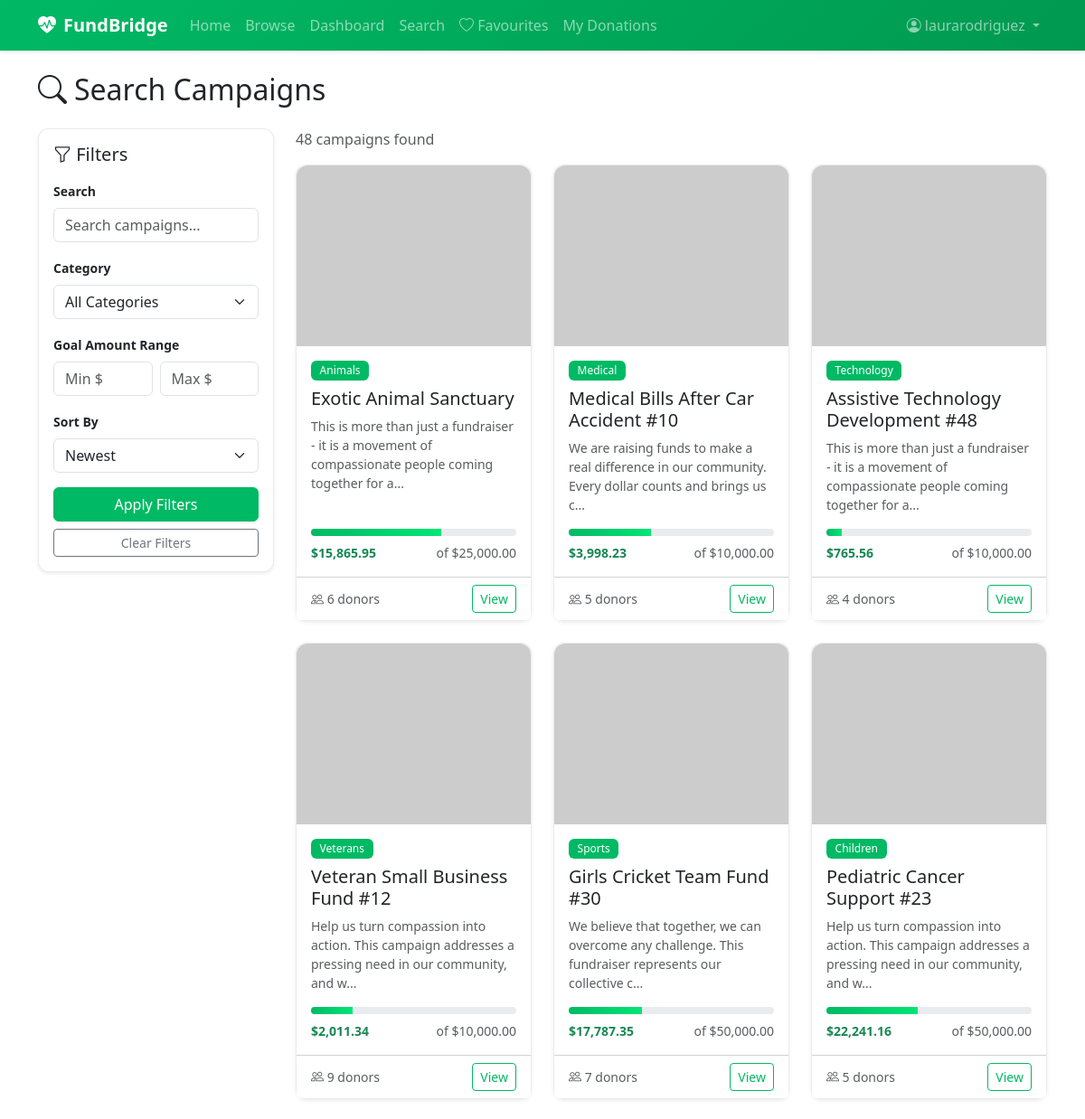
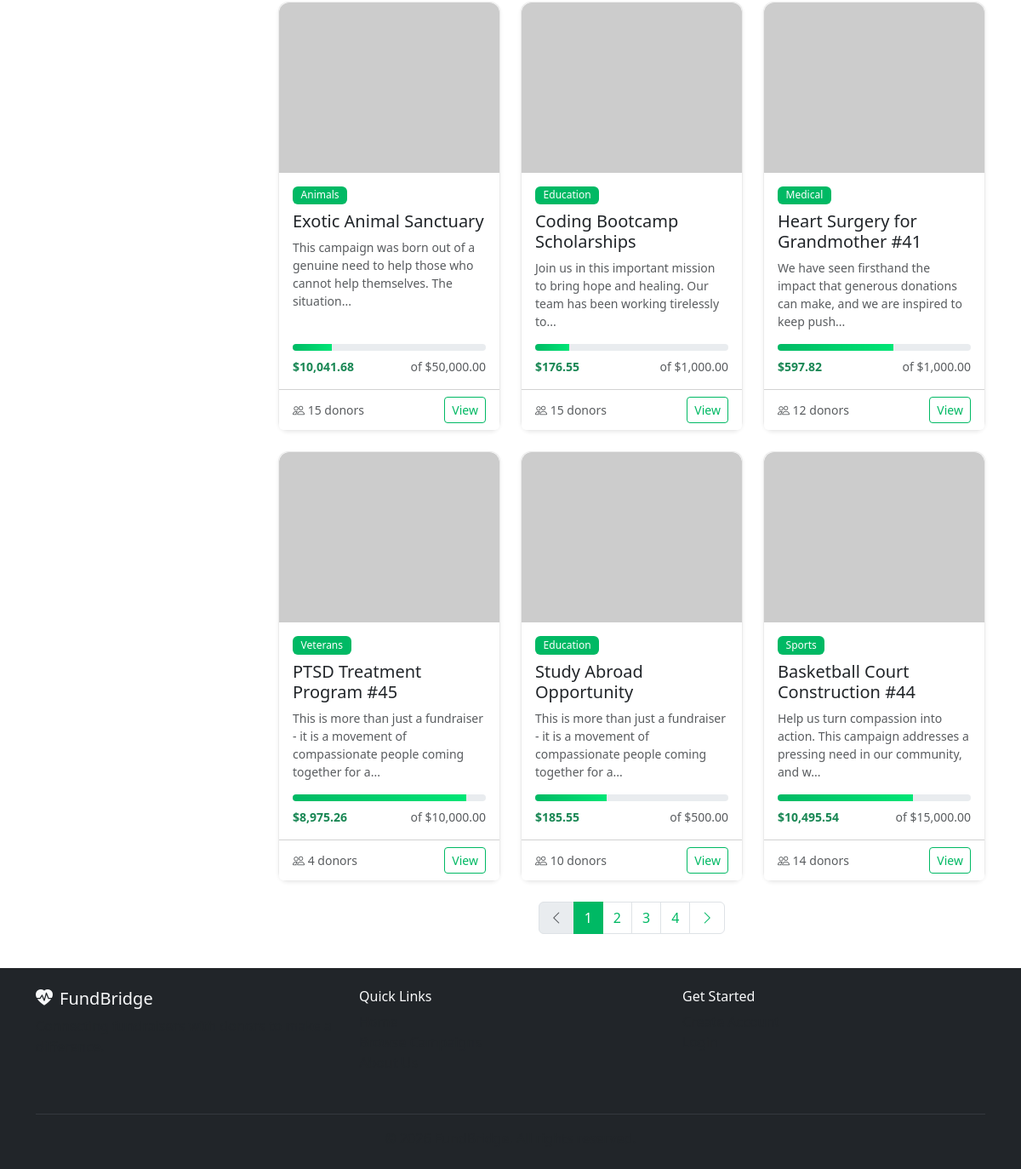
The page /donee/search (signed in) on the database its author committed (2 pictures, top to bottom).
### app/models/user.py (models this page shows, shortened)
class User(db.Model, UserMixin):
    __tablename__ = 'users'
    id = db.Column(db.Integer, primary_key=True)
    email = db.Column(db.String(120), unique=True, nullable=False, index=True)
    username = db.Column(db.String(80), unique=True, nullable=False, index=True)
    password_hash = db.Column(db.String(256), nullable=False)
    role = db.Column(db.String(20), nullable=False)  # admin, fundraiser, donee, platform
    first_name = db.Column(db.String(50), nullable=False)
    last_name = db.Column(db.String(50), nullable=False)
    phone = db.Column(db.String(20), nullable=True)
    profile_image = db.Column(db.String(256), default='default_avatar.png')
    bio = db.Column(db.Text, nullable=True)
    is_active = db.Column(db.Boolean, default=True)
    is_suspended = db.Column(db.Boolean, default=False)
    created_at = db.Column(db.DateTime, default=datetime.utcnow)
    updated_at = db.Column(db.DateTime, default=datetime.utcnow, onupdate=datetime.utcnow)
    fundraising_activities = db.relationship('FundraisingActivity', backref='fundraiser', lazy='dynamic')
    donations = db.relationship('Donation', backref='donee', lazy='dynamic')
    favourites = db.relationship('Favourite', backref='donee_user', lazy='dynamic')
    reports = db.relationship('Report', backref='generated_by_user', lazy='dynamic')

### app/models/fundraising.py (models this page shows, shortened)
class FundraisingActivity(db.Model):
    __tablename__ = 'fundraising_activities'
    id = db.Column(db.Integer, primary_key=True)
    title = db.Column(db.String(200), nullable=False)
    description = db.Column(db.Text, nullable=False)
    goal_amount = db.Column(db.Float, nullable=False)
    current_amount = db.Column(db.Float, default=0.0)
    status = db.Column(db.String(20), default='draft')  # draft, active, paused, completed, cancelled
    start_date = db.Column(db.DateTime, nullable=True)
    end_date = db.Column(db.DateTime, nullable=True)
    view_count = db.Column(db.Integer, default=0)
    shortlist_count = db.Column(db.Integer, default=0)
    created_at = db.Column(db.DateTime, default=datetime.utcnow)
    updated_at = db.Column(db.DateTime, default=datetime.utcnow, onupdate=datetime.utcnow)
    fundraiser_id = db.Column(db.Integer, db.ForeignKey('users.id'), nullable=False)
    category_id = db.Column(db.Integer, db.ForeignKey('categories.id'), nullable=False)
    images = db.relationship('FSAImage', backref='fsa', lazy='dynamic', cascade='all, delete-orphan')
    donations = db.relationship('Donation', backref='fsa', lazy='dynamic')
    favourites = db.relationship('Favourite', backref='fsa', lazy='dynamic', cascade='all, delete-orphan')
    @property
    def progress_percentage(self):
        if self.goal_amount == 0:
            return 0
        return min(round((self.current_amount / self.goal_amount) * 100, 1), 100)
    @property
    def donor_count(self):
        return self.donations.count()
    @property
    def primary_image(self):
        img = self.images.filter_by(is_primary=True).first()
        if img:
            return img.filename
        img = self.images.first()
        return img.filename if img else 'default_fsa.png'

### app/models/category.py (models this page shows, shortened)
class Category(db.Model):
    __tablename__ = 'categories'
    id = db.Column(db.Integer, primary_key=True)
    name = db.Column(db.String(100), unique=True, nullable=False)
    description = db.Column(db.Text, nullable=True)
    icon = db.Column(db.String(50), default='bi-heart')
    is_active = db.Column(db.Boolean, default=True)
    created_at = db.Column(db.DateTime, default=datetime.utcnow)
    fundraising_activities = db.relationship('FundraisingActivity', backref='category', lazy='dynamic')

### app/views/donee.py (the view)
@donee_bp.route('/search')
@role_required('donee')
def search():
    page = request.args.get('page', 1, type=int)
    query = request.args.get('q', '')
    category_id = request.args.get('category_id', '')
    min_amount = request.args.get('min_amount', '')
    max_amount = request.args.get('max_amount', '')
    sort_by = request.args.get('sort_by', 'created_at')
    sort_order = request.args.get('sort_order', 'desc')
    fsas = search_controller.search_fsas(
        query=query, category_id=category_id,
        min_amount=min_amount, max_amount=max_amount,
        sort_by=sort_by, sort_order=sort_order, page=page
    )
    filter_options = search_controller.get_filter_options()
    return render_template('donee/search.html', fsas=fsas, filter_options=filter_options,
                           query=query, category_id=category_id, min_amount=min_amount,
                           max_amount=max_amount, sort_by=sort_by, sort_order=sort_order)

### app/controllers/search_controller.py (called while the page is built)
    def get_filter_options(self):
        categories = Category.query.filter_by(is_active=True).order_by(Category.name).all()
        return {
            'categories': categories
        }

### app/templates/donee/search.html (shortened to what this page needs)
{% extends 'base.html' %}
{% block content %}
<div class="container py-4">
    <h2 class="mb-4"><i class="bi bi-search me-2"></i>Search Campaigns</h2>
    <div class="row">
        <div class="col-md-3 mb-4">
            {% include 'components/_search_filters.html' %}
        </div>
        <div class="col-md-9">
            <div class="d-flex justify-content-between align-items-center mb-3">
                <span class="text-muted">{{ fsas.total }} campaign{{ 's' if fsas.total != 1 }} found</span>
            </div>
            {% if fsas.items %}
                <div class="row g-4">
                    {% for fsa in fsas.items %}
                    <div class="col-md-6 col-lg-4">
                        {% set detail_url = url_for('donee.fsa_detail', id=fsa.id) %}
                        {% include 'components/_fsa_card.html' %}
                    </div>
                    {% endfor %}
                </div>
                {% set pagination = fsas %}
                {% include 'components/_pagination.html' %}
            {% else %}
                <div class="text-center py-5">
                    <i class="bi bi-inbox display-1 text-muted"></i>
                    <h4 class="text-muted mt-3">No campaigns found</h4>
                    <p class="text-muted">Try adjusting your filters.</p>
                </div>
            {% endif %}
        </div>
    </div>
</div>
{% endblock %}

### app/templates/components/_navbar.html (shortened to what this page needs)
<nav class="navbar navbar-expand-lg navbar-dark bg-primary sticky-top shadow-sm">
    <div class="container">
        <a class="navbar-brand fw-bold" href="{{ url_for('main.home') }}">
            <i class="bi bi-heart-pulse-fill me-2"></i>FundBridge
        </a>
        <div class="collapse navbar-collapse" id="navbarNav">
            <ul class="navbar-nav me-auto">
                <li class="nav-item">
                    <a class="nav-link" href="{{ url_for('main.home') }}">Home</a>
                </li>
                <li class="nav-item">
                    <a class="nav-link" href="{{ url_for('main.browse') }}">Browse</a>
                </li>
                {% if current_user.is_authenticated %}
                    {% if current_user.role == 'admin' %}
                        <li class="nav-item">
                            <a class="nav-link" href="{{ url_for('admin.dashboard') }}">Dashboard</a>
                        </li>
                        <li class="nav-item">
                            <a class="nav-link" href="{{ url_for('admin.user_list') }}">Manage Users</a>
                        </li>
                    {% elif current_user.role == 'donee' %}
                        <li class="nav-item">
                            <a class="nav-link" href="{{ url_for('donee.dashboard') }}">Dashboard</a>
                        </li>
                        <li class="nav-item">
                            <a class="nav-link" href="{{ url_for('donee.search') }}">Search</a>
                        </li>
                        <li class="nav-item">
                            <a class="nav-link" href="{{ url_for('donee.favourites') }}">
                                <i class="bi bi-heart"></i> Favourites
                            </a>
                        </li>
                        <li class="nav-item">
                            <a class="nav-link" href="{{ url_for('donee.donation_history') }}">My Donations</a>
                        </li>
                    {% endif %}
                {% endif %}
            </ul>
            <ul class="navbar-nav">
                {% if current_user.is_authenticated %}
                    <li class="nav-item dropdown">
                        <a class="nav-link dropdown-toggle" href="#" role="button" data-bs-toggle="dropdown">
                            <i class="bi bi-person-circle me-1"></i>{{ current_user.username }}
                        </a>
                    </li>
                {% endif %}
            </ul>
        </div>
    </div>
</nav>

### app/templates/components/_fsa_card.html
<div class="card h-100 shadow-sm fsa-card">
    <img src="{{ url_for('static', filename=fsa.primary_image) }}" class="card-img-top" alt="{{ fsa.title }}"
         style="height: 200px; object-fit: cover;"
         onerror="this.src='https://placehold.co/400x200/e8f5e9/2e7d32?text=FundBridge'">
    <div class="card-body d-flex flex-column">
        <span class="badge bg-primary mb-2 align-self-start">{{ fsa.category.name }}</span>
        <h5 class="card-title">{{ fsa.title }}</h5>
        <p class="card-text text-muted small">{{ fsa.description[:100] }}{% if fsa.description|length > 100 %}...{% endif %}</p>
        <div class="mt-auto">
            <div class="progress mb-2" style="height: 8px;">
                <div class="progress-bar bg-success" role="progressbar"
                     style="width: {{ fsa.progress_percentage }}%"
                     aria-valuenow="{{ fsa.progress_percentage }}" aria-valuemin="0" aria-valuemax="100">
                </div>
            </div>
            <div class="d-flex justify-content-between small">
                <span class="fw-bold text-success">{{ fsa.current_amount|currency }}</span>
                <span class="text-muted">of {{ fsa.goal_amount|currency }}</span>
            </div>
        </div>
    </div>
    <div class="card-footer bg-white d-flex justify-content-between align-items-center">
        <small class="text-muted"><i class="bi bi-people"></i> {{ fsa.donor_count }} donors</small>
        <a href="{{ detail_url or url_for('main.fsa_detail', id=fsa.id) }}" class="btn btn-sm btn-outline-primary">View</a>
    </div>
</div>

### app/static/css/style.css (style rules this page uses)
:root { --fb-primary: #00b964; --fb-primary-dark: #009950; --fb-dark: #1a1a2e; --fb-light: #f8f9fa; }
.bg-primary { background-color: var(--fb-primary) !important; }
.btn-outline-primary { color: var(--fb-primary); border-color: var(--fb-primary); }
.badge.bg-primary { background-color: var(--fb-primary) !important; }
.navbar.bg-primary { background: linear-gradient(135deg, var(--fb-primary) 0%, var(--fb-primary-dark) 100%) !important; }
.fsa-card { transition: transform 0.2s ease, box-shadow 0.2s ease; border: none; }
.card { border-radius: 12px; border: 1px solid rgba(0, 0, 0, 0.08); }
.card-img-top { border-radius: 12px 12px 0 0; }
.progress { border-radius: 10px; background-color: #e9ecef; }
.progress-bar.bg-success { background: linear-gradient(90deg, var(--fb-primary) 0%, #00e676 100%) !important; }
.badge { font-weight: 500; padding: 0.4em 0.8em; }
.sticky-top { z-index: 100; }

### rows shown on the page
User: username "laurarodriguez"
FundraisingActivity: category.name "Animals", title "Exotic Animal Sanctuary", description "This is more than just a fundraiser - it is a movement of compassionate people coming together for a", current_amount "$15,865.95", goal_amount "$25,000.00", donor_count "6"
FundraisingActivity: category.name "Medical", title "Medical Bills After Car Accident #10", description "We are raising funds to make a real difference in our community. Every dollar counts and brings us c", current_amount "$3,998.23", goal_amount "$10,000.00", donor_count "5"
FundraisingActivity: category.name "Technology", title "Assistive Technology Development #48", description "This is more than just a fundraiser - it is a movement of compassionate people coming together for a", current_amount "$765.56", goal_amount "$10,000.00", donor_count "4"
FundraisingActivity: category.name "Veterans", title "Veteran Small Business Fund #12", description "Help us turn compassion into action. This campaign addresses a pressing need in our community, and w", current_amount "$2,011.34", goal_amount "$10,000.00", donor_count "9"
FundraisingActivity: category.name "Sports", title "Girls Cricket Team Fund #30", description "We believe that together, we can overcome any challenge. This fundraiser represents our collective c", current_amount "$17,787.35", goal_amount "$50,000.00", donor_count "7"
FundraisingActivity: category.name "Children", title "Pediatric Cancer Support #23", description "Help us turn compassion into action. This campaign addresses a pressing need in our community, and w", current_amount "$22,241.16", goal_amount "$50,000.00", donor_count "5"
FundraisingActivity: category.name "Animals", title "Exotic Animal Sanctuary", description "This campaign was born out of a genuine need to help those who cannot help themselves. The situation", current_amount "$10,041.68", goal_amount "$50,000.00", donor_count "15"
FundraisingActivity: category.name "Education", title "Coding Bootcamp Scholarships", description "Join us in this important mission to bring hope and healing. Our team has been working tirelessly to", current_amount "$176.55", goal_amount "$1,000.00", donor_count "15"
FundraisingActivity: category.name "Medical", title "Heart Surgery for Grandmother #41", description "We have seen firsthand the impact that generous donations can make, and we are inspired to keep push", current_amount "$597.82", goal_amount "$1,000.00", donor_count "12"
FundraisingActivity: category.name "Veterans", title "PTSD Treatment Program #45", description "This is more than just a fundraiser - it is a movement of compassionate people coming together for a", current_amount "$8,975.26", goal_amount "$10,000.00", donor_count "4"
FundraisingActivity: category.name "Education", title "Study Abroad Opportunity", description "This is more than just a fundraiser - it is a movement of compassionate people coming together for a", current_amount "$185.55", goal_amount "$500.00", donor_count "10"
FundraisingActivity: category.name "Sports", title "Basketball Court Construction #44", description "Help us turn compassion into action. This campaign addresses a pressing need in our community, and w", current_amount "$10,495.54", goal_amount "$15,000.00", donor_count "14"

### other values the page prints
{{ fsas.total }} "48"
{{ 's' if fsas.total != 1 }} "s"
{{ page_num }} "1" "2" "3" "4"
